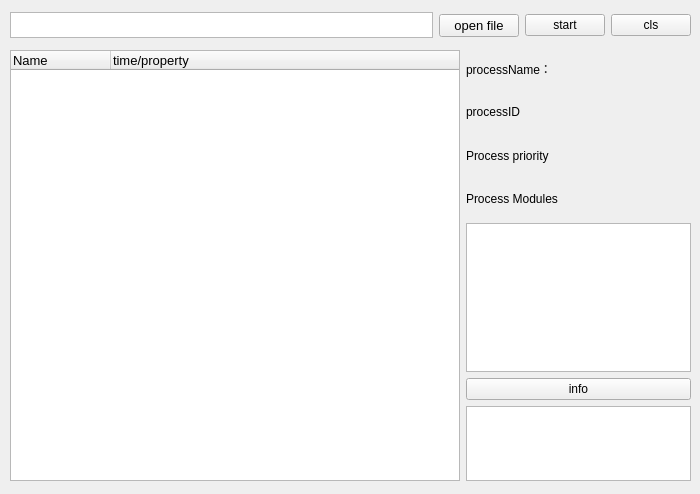
<?xml version="1.0" encoding="UTF-8"?>
<ui version="4.0">
 <class>MainWindow</class>
 <widget class="QMainWindow" name="MainWindow">
  <property name="geometry">
   <rect>
    <x>0</x>
    <y>0</y>
    <width>700</width>
    <height>494</height>
   </rect>
  </property>
  <property name="windowTitle">
   <string>MainWindow</string>
  </property>
  <widget class="QWidget" name="centralwidget">
   <widget class="QWidget" name="horizontalLayoutWidget">
    <property name="geometry">
     <rect>
      <x>10</x>
      <y>10</y>
      <width>681</width>
      <height>31</height>
     </rect>
    </property>
    <layout class="QHBoxLayout" name="horizontalLayout">
     <item>
      <widget class="QTextEdit" name="filePathTextEdit">
       <property name="maximumSize">
        <size>
         <width>16777215</width>
         <height>26</height>
        </size>
       </property>
       <property name="font">
        <font>
         <pointsize>10</pointsize>
        </font>
       </property>
      </widget>
     </item>
     <item>
      <widget class="QPushButton" name="openFileButton">
       <property name="font">
        <font>
         <pointsize>10</pointsize>
        </font>
       </property>
       <property name="text">
        <string>open file</string>
       </property>
       <property name="icon">
        <iconset resource="resource.qrc">
         <normaloff>:/images/images/open.ico</normaloff>:/images/images/open.ico</iconset>
       </property>
      </widget>
     </item>
     <item>
      <widget class="QPushButton" name="tempButton">
       <property name="text">
        <string>start</string>
       </property>
       <property name="icon">
        <iconset resource="resource.qrc">
         <normaloff>:/images/images/start.ico</normaloff>:/images/images/start.ico</iconset>
       </property>
      </widget>
     </item>
     <item>
      <widget class="QPushButton" name="clsButton">
       <property name="text">
        <string>cls</string>
       </property>
       <property name="icon">
        <iconset resource="resource.qrc">
         <normaloff>:/images/images/cls.ico</normaloff>:/images/images/cls.ico</iconset>
       </property>
      </widget>
     </item>
    </layout>
   </widget>
   <widget class="QWidget" name="horizontalLayoutWidget_5">
    <property name="geometry">
     <rect>
      <x>10</x>
      <y>50</y>
      <width>681</width>
      <height>431</height>
     </rect>
    </property>
    <layout class="QHBoxLayout" name="horizontalLayout_6" stretch="2,1">
     <item>
      <widget class="QTreeWidget" name="infoTree">
       <column>
        <property name="text">
         <string>Name</string>
        </property>
        <property name="font">
         <font>
          <pointsize>10</pointsize>
         </font>
        </property>
       </column>
       <column>
        <property name="text">
         <string>time/property</string>
        </property>
        <property name="font">
         <font>
          <pointsize>10</pointsize>
         </font>
        </property>
       </column>
      </widget>
     </item>
     <item>
      <layout class="QVBoxLayout" name="verticalLayout_2" stretch="1,1,1,1,4,0,2">
       <item>
        <layout class="QHBoxLayout" name="horizontalLayout_3">
         <item>
          <widget class="QLabel" name="label">
           <property name="text">
            <string>processName：</string>
           </property>
          </widget>
         </item>
         <item>
          <widget class="QLabel" name="processName">
           <property name="text">
            <string/>
           </property>
          </widget>
         </item>
        </layout>
       </item>
       <item>
        <layout class="QHBoxLayout" name="horizontalLayout_4">
         <item>
          <widget class="QLabel" name="label_2">
           <property name="text">
            <string>processID</string>
           </property>
          </widget>
         </item>
         <item>
          <widget class="QLabel" name="processID">
           <property name="text">
            <string/>
           </property>
          </widget>
         </item>
        </layout>
       </item>
       <item>
        <layout class="QHBoxLayout" name="horizontalLayout_5">
         <item>
          <widget class="QLabel" name="label_4">
           <property name="text">
            <string>Process priority</string>
           </property>
          </widget>
         </item>
         <item>
          <widget class="QLabel" name="processPriority">
           <property name="text">
            <string/>
           </property>
          </widget>
         </item>
        </layout>
       </item>
       <item>
        <widget class="QLabel" name="label_3">
         <property name="text">
          <string>Process Modules</string>
         </property>
        </widget>
       </item>
       <item>
        <widget class="QTextEdit" name="processModules"/>
       </item>
       <item>
        <widget class="QPushButton" name="infoButton">
         <property name="text">
          <string>info</string>
         </property>
         <property name="iconSize">
          <size>
           <width>24</width>
           <height>24</height>
          </size>
         </property>
         <property name="shortcut">
          <string/>
         </property>
        </widget>
       </item>
       <item>
        <widget class="QTextEdit" name="info"/>
       </item>
      </layout>
     </item>
    </layout>
   </widget>
  </widget>
 </widget>
 <resources>
  <include location="resource.qrc"/>
 </resources>
 <connections/>
</ui>
